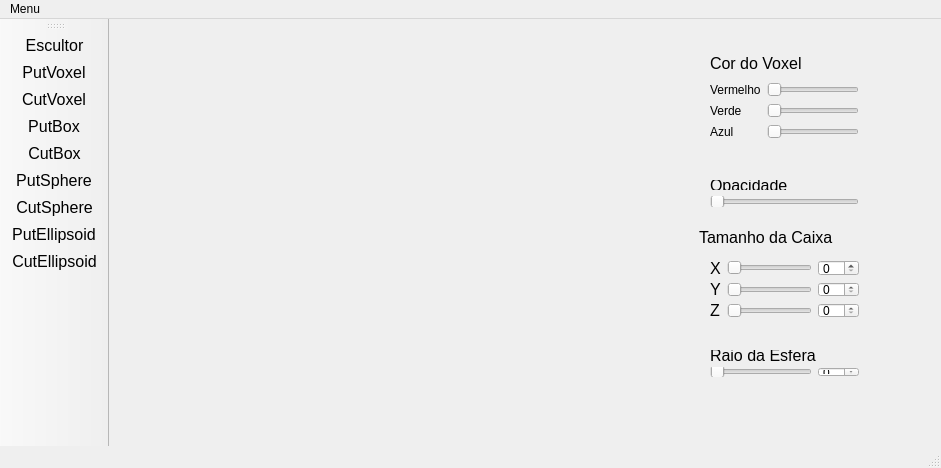
<?xml version="1.0" encoding="UTF-8"?>
<ui version="4.0">
 <class>MainWindow</class>
 <widget class="QMainWindow" name="MainWindow">
  <property name="geometry">
   <rect>
    <x>0</x>
    <y>0</y>
    <width>941</width>
    <height>468</height>
   </rect>
  </property>
  <property name="sizePolicy">
   <sizepolicy hsizetype="Preferred" vsizetype="Preferred">
    <horstretch>0</horstretch>
    <verstretch>0</verstretch>
   </sizepolicy>
  </property>
  <property name="maximumSize">
   <size>
    <width>16777215</width>
    <height>16777215</height>
   </size>
  </property>
  <property name="contextMenuPolicy">
   <enum>Qt::DefaultContextMenu</enum>
  </property>
  <property name="windowTitle">
   <string>MainWindow</string>
  </property>
  <property name="layoutDirection">
   <enum>Qt::LeftToRight</enum>
  </property>
  <widget class="QWidget" name="centralWidget">
   <property name="maximumSize">
    <size>
     <width>1300</width>
     <height>990</height>
    </size>
   </property>
   <widget class="QLabel" name="label_4">
    <property name="geometry">
     <rect>
      <x>590</x>
      <y>210</y>
      <width>171</width>
      <height>16</height>
     </rect>
    </property>
    <property name="font">
     <font>
      <pointsize>12</pointsize>
     </font>
    </property>
    <property name="text">
     <string>Tamanho da Caixa</string>
    </property>
   </widget>
   <widget class="Plotter" name="widget" native="true">
    <property name="geometry">
     <rect>
      <x>10</x>
      <y>0</y>
      <width>531</width>
      <height>391</height>
     </rect>
    </property>
   </widget>
   <widget class="QWidget" name="layoutWidget">
    <property name="geometry">
     <rect>
      <x>590</x>
      <y>230</y>
      <width>171</width>
      <height>80</height>
     </rect>
    </property>
    <layout class="QGridLayout" name="gridLayout_2">
     <item row="0" column="0">
      <widget class="QLabel" name="label_5">
       <property name="font">
        <font>
         <pointsize>12</pointsize>
        </font>
       </property>
       <property name="text">
        <string>X</string>
       </property>
      </widget>
     </item>
     <item row="1" column="2">
      <widget class="QSpinBox" name="spinBox_5"/>
     </item>
     <item row="2" column="1">
      <widget class="QSlider" name="sliderCz">
       <property name="orientation">
        <enum>Qt::Horizontal</enum>
       </property>
      </widget>
     </item>
     <item row="2" column="0">
      <widget class="QLabel" name="label_7">
       <property name="font">
        <font>
         <pointsize>12</pointsize>
        </font>
       </property>
       <property name="text">
        <string>Z</string>
       </property>
      </widget>
     </item>
     <item row="2" column="2">
      <widget class="QSpinBox" name="spinBox_6"/>
     </item>
     <item row="0" column="2">
      <widget class="QSpinBox" name="spinBox_7"/>
     </item>
     <item row="1" column="0">
      <widget class="QLabel" name="label_6">
       <property name="font">
        <font>
         <pointsize>12</pointsize>
        </font>
       </property>
       <property name="text">
        <string>Y</string>
       </property>
      </widget>
     </item>
     <item row="0" column="1">
      <widget class="QSlider" name="sliderCx">
       <property name="orientation">
        <enum>Qt::Horizontal</enum>
       </property>
      </widget>
     </item>
     <item row="1" column="1">
      <widget class="QSlider" name="sliderCy">
       <property name="orientation">
        <enum>Qt::Horizontal</enum>
       </property>
      </widget>
     </item>
    </layout>
   </widget>
   <widget class="QWidget" name="layoutWidget">
    <property name="geometry">
     <rect>
      <x>590</x>
      <y>320</y>
      <width>171</width>
      <height>49</height>
     </rect>
    </property>
    <layout class="QGridLayout" name="gridLayout_3">
     <item row="1" column="0">
      <widget class="QSlider" name="sliderRaio">
       <property name="orientation">
        <enum>Qt::Horizontal</enum>
       </property>
      </widget>
     </item>
     <item row="1" column="1">
      <widget class="QSpinBox" name="spinBox_4"/>
     </item>
     <item row="0" column="0" colspan="2">
      <widget class="QLabel" name="label_12">
       <property name="font">
        <font>
         <pointsize>12</pointsize>
        </font>
       </property>
       <property name="text">
        <string>Raio da Esfera</string>
       </property>
      </widget>
     </item>
    </layout>
   </widget>
   <widget class="QWidget" name="">
    <property name="geometry">
     <rect>
      <x>590</x>
      <y>150</y>
      <width>171</width>
      <height>49</height>
     </rect>
    </property>
    <layout class="QGridLayout" name="gridLayout_4">
     <item row="2" column="0">
      <widget class="QSlider" name="SliderA">
       <property name="maximum">
        <number>255</number>
       </property>
       <property name="orientation">
        <enum>Qt::Horizontal</enum>
       </property>
      </widget>
     </item>
     <item row="1" column="0">
      <widget class="QLabel" name="label_9">
       <property name="font">
        <font>
         <pointsize>12</pointsize>
        </font>
       </property>
       <property name="text">
        <string>Opacidade</string>
       </property>
      </widget>
     </item>
    </layout>
   </widget>
   <widget class="QWidget" name="">
    <property name="geometry">
     <rect>
      <x>590</x>
      <y>20</y>
      <width>171</width>
      <height>111</height>
     </rect>
    </property>
    <layout class="QGridLayout" name="gridLayout">
     <item row="0" column="0" colspan="2">
      <widget class="QLabel" name="label_11">
       <property name="font">
        <font>
         <pointsize>12</pointsize>
        </font>
       </property>
       <property name="text">
        <string>Cor do Voxel</string>
       </property>
      </widget>
     </item>
     <item row="2" column="1">
      <widget class="QSlider" name="sliderG">
       <property name="maximum">
        <number>255</number>
       </property>
       <property name="orientation">
        <enum>Qt::Horizontal</enum>
       </property>
      </widget>
     </item>
     <item row="2" column="0">
      <widget class="QLabel" name="label_2">
       <property name="text">
        <string>Verde</string>
       </property>
      </widget>
     </item>
     <item row="1" column="0">
      <widget class="QLabel" name="label">
       <property name="text">
        <string>Vermelho</string>
       </property>
      </widget>
     </item>
     <item row="3" column="0">
      <widget class="QLabel" name="label_3">
       <property name="text">
        <string>Azul</string>
       </property>
      </widget>
     </item>
     <item row="1" column="1">
      <widget class="QSlider" name="sliderR">
       <property name="maximum">
        <number>255</number>
       </property>
       <property name="orientation">
        <enum>Qt::Horizontal</enum>
       </property>
      </widget>
     </item>
     <item row="3" column="1">
      <widget class="QSlider" name="sliderB">
       <property name="styleSheet">
        <string notr="true"/>
       </property>
       <property name="maximum">
        <number>255</number>
       </property>
       <property name="orientation">
        <enum>Qt::Horizontal</enum>
       </property>
      </widget>
     </item>
    </layout>
   </widget>
  </widget>
  <widget class="QMenuBar" name="menuBar">
   <property name="geometry">
    <rect>
     <x>0</x>
     <y>0</y>
     <width>941</width>
     <height>21</height>
    </rect>
   </property>
   <widget class="QMenu" name="menuMenu">
    <property name="title">
     <string>Menu</string>
    </property>
    <addaction name="actionSair"/>
    <addaction name="actionSalvar_2"/>
   </widget>
   <addaction name="menuMenu"/>
  </widget>
  <widget class="QToolBar" name="mainToolBar">
   <property name="font">
    <font>
     <pointsize>12</pointsize>
    </font>
   </property>
   <attribute name="toolBarArea">
    <enum>LeftToolBarArea</enum>
   </attribute>
   <attribute name="toolBarBreak">
    <bool>false</bool>
   </attribute>
   <addaction name="actionEscultor"/>
   <addaction name="actionPutVoxel"/>
   <addaction name="actionCutVoxel"/>
   <addaction name="actionPutBox"/>
   <addaction name="actionCutBox"/>
   <addaction name="actionPutSphere"/>
   <addaction name="actionCutSphere"/>
   <addaction name="actionPutEllipsoid"/>
   <addaction name="actionCutEllipsoid"/>
  </widget>
  <widget class="QStatusBar" name="statusBar"/>
  <action name="actionEscultor">
   <property name="text">
    <string>Escultor</string>
   </property>
   <property name="font">
    <font>
     <pointsize>12</pointsize>
    </font>
   </property>
  </action>
  <action name="actionPutVoxel">
   <property name="checkable">
    <bool>true</bool>
   </property>
   <property name="checked">
    <bool>false</bool>
   </property>
   <property name="text">
    <string>PutVoxel</string>
   </property>
  </action>
  <action name="actionCutVoxel">
   <property name="checkable">
    <bool>true</bool>
   </property>
   <property name="text">
    <string>CutVoxel</string>
   </property>
  </action>
  <action name="actionPutBox">
   <property name="checkable">
    <bool>true</bool>
   </property>
   <property name="text">
    <string>PutBox</string>
   </property>
  </action>
  <action name="actionCutBox">
   <property name="checkable">
    <bool>true</bool>
   </property>
   <property name="text">
    <string>CutBox</string>
   </property>
  </action>
  <action name="actionPutSphere">
   <property name="checkable">
    <bool>true</bool>
   </property>
   <property name="text">
    <string>PutSphere</string>
   </property>
  </action>
  <action name="actionCutSphere">
   <property name="checkable">
    <bool>true</bool>
   </property>
   <property name="text">
    <string>CutSphere</string>
   </property>
  </action>
  <action name="actionPutEllipsoid">
   <property name="checkable">
    <bool>true</bool>
   </property>
   <property name="text">
    <string>PutEllipsoid</string>
   </property>
  </action>
  <action name="actionCutEllipsoid">
   <property name="checkable">
    <bool>true</bool>
   </property>
   <property name="text">
    <string>CutEllipsoid</string>
   </property>
  </action>
  <action name="actionSalvar">
   <property name="text">
    <string>OFF</string>
   </property>
  </action>
  <action name="actionSair">
   <property name="text">
    <string>Sair</string>
   </property>
  </action>
  <action name="actionSalvar_2">
   <property name="text">
    <string>Salvar</string>
   </property>
  </action>
 </widget>
 <layoutdefault spacing="6" margin="11"/>
 <customwidgets>
  <customwidget>
   <class>Plotter</class>
   <extends>QWidget</extends>
   <header location="global">plotter.h</header>
   <container>1</container>
   <slots>
    <slot>alteraCor()</slot>
    <slot>mudaB(int)</slot>
    <slot>mudaG(int)</slot>
    <slot>salvaEscultor()</slot>
    <slot>executaGeomview()</slot>
    <slot>limpaEscultor()</slot>
   </slots>
  </customwidget>
 </customwidgets>
 <resources/>
 <connections>
  <connection>
   <sender>actionPutVoxel</sender>
   <signal>triggered(bool)</signal>
   <receiver>MainWindow</receiver>
   <slot>execTipo(bool)</slot>
   <hints>
    <hint type="sourcelabel">
     <x>-1</x>
     <y>-1</y>
    </hint>
    <hint type="destinationlabel">
     <x>630</x>
     <y>375</y>
    </hint>
   </hints>
  </connection>
  <connection>
   <sender>actionCutVoxel</sender>
   <signal>triggered(bool)</signal>
   <receiver>MainWindow</receiver>
   <slot>execTipo(bool)</slot>
   <hints>
    <hint type="sourcelabel">
     <x>-1</x>
     <y>-1</y>
    </hint>
    <hint type="destinationlabel">
     <x>630</x>
     <y>375</y>
    </hint>
   </hints>
  </connection>
  <connection>
   <sender>actionPutBox</sender>
   <signal>triggered(bool)</signal>
   <receiver>MainWindow</receiver>
   <slot>execTipo(bool)</slot>
   <hints>
    <hint type="sourcelabel">
     <x>-1</x>
     <y>-1</y>
    </hint>
    <hint type="destinationlabel">
     <x>630</x>
     <y>375</y>
    </hint>
   </hints>
  </connection>
  <connection>
   <sender>actionCutBox</sender>
   <signal>triggered(bool)</signal>
   <receiver>MainWindow</receiver>
   <slot>execTipo(bool)</slot>
   <hints>
    <hint type="sourcelabel">
     <x>-1</x>
     <y>-1</y>
    </hint>
    <hint type="destinationlabel">
     <x>630</x>
     <y>375</y>
    </hint>
   </hints>
  </connection>
  <connection>
   <sender>actionPutSphere</sender>
   <signal>triggered(bool)</signal>
   <receiver>MainWindow</receiver>
   <slot>execTipo(bool)</slot>
   <hints>
    <hint type="sourcelabel">
     <x>-1</x>
     <y>-1</y>
    </hint>
    <hint type="destinationlabel">
     <x>630</x>
     <y>375</y>
    </hint>
   </hints>
  </connection>
  <connection>
   <sender>actionCutSphere</sender>
   <signal>triggered(bool)</signal>
   <receiver>MainWindow</receiver>
   <slot>execTipo(bool)</slot>
   <hints>
    <hint type="sourcelabel">
     <x>-1</x>
     <y>-1</y>
    </hint>
    <hint type="destinationlabel">
     <x>630</x>
     <y>375</y>
    </hint>
   </hints>
  </connection>
  <connection>
   <sender>actionPutEllipsoid</sender>
   <signal>triggered(bool)</signal>
   <receiver>MainWindow</receiver>
   <slot>execTipo(bool)</slot>
   <hints>
    <hint type="sourcelabel">
     <x>-1</x>
     <y>-1</y>
    </hint>
    <hint type="destinationlabel">
     <x>630</x>
     <y>375</y>
    </hint>
   </hints>
  </connection>
  <connection>
   <sender>actionCutEllipsoid</sender>
   <signal>triggered(bool)</signal>
   <receiver>MainWindow</receiver>
   <slot>execTipo(bool)</slot>
   <hints>
    <hint type="sourcelabel">
     <x>-1</x>
     <y>-1</y>
    </hint>
    <hint type="destinationlabel">
     <x>630</x>
     <y>375</y>
    </hint>
   </hints>
  </connection>
  <connection>
   <sender>actionSair</sender>
   <signal>triggered()</signal>
   <receiver>MainWindow</receiver>
   <slot>Sair()</slot>
   <hints>
    <hint type="sourcelabel">
     <x>-1</x>
     <y>-1</y>
    </hint>
    <hint type="destinationlabel">
     <x>441</x>
     <y>236</y>
    </hint>
   </hints>
  </connection>
  <connection>
   <sender>actionSalvar_2</sender>
   <signal>triggered()</signal>
   <receiver>widget</receiver>
   <slot>salvaEscultor()</slot>
   <hints>
    <hint type="sourcelabel">
     <x>-1</x>
     <y>-1</y>
    </hint>
    <hint type="destinationlabel">
     <x>275</x>
     <y>245</y>
    </hint>
   </hints>
  </connection>
  <connection>
   <sender>sliderCx</sender>
   <signal>valueChanged(int)</signal>
   <receiver>spinBox_7</receiver>
   <slot>setValue(int)</slot>
   <hints>
    <hint type="sourcelabel">
     <x>814</x>
     <y>193</y>
    </hint>
    <hint type="destinationlabel">
     <x>839</x>
     <y>192</y>
    </hint>
   </hints>
  </connection>
  <connection>
   <sender>sliderCy</sender>
   <signal>valueChanged(int)</signal>
   <receiver>spinBox_5</receiver>
   <slot>setValue(int)</slot>
   <hints>
    <hint type="sourcelabel">
     <x>804</x>
     <y>221</y>
    </hint>
    <hint type="destinationlabel">
     <x>830</x>
     <y>220</y>
    </hint>
   </hints>
  </connection>
  <connection>
   <sender>sliderCz</sender>
   <signal>valueChanged(int)</signal>
   <receiver>spinBox_6</receiver>
   <slot>setValue(int)</slot>
   <hints>
    <hint type="sourcelabel">
     <x>785</x>
     <y>249</y>
    </hint>
    <hint type="destinationlabel">
     <x>842</x>
     <y>248</y>
    </hint>
   </hints>
  </connection>
  <connection>
   <sender>sliderRaio</sender>
   <signal>valueChanged(int)</signal>
   <receiver>spinBox_4</receiver>
   <slot>setValue(int)</slot>
   <hints>
    <hint type="sourcelabel">
     <x>826</x>
     <y>318</y>
    </hint>
    <hint type="destinationlabel">
     <x>845</x>
     <y>317</y>
    </hint>
   </hints>
  </connection>
 </connections>
 <slots>
  <slot>capturaAcao(bool)</slot>
  <slot>Sair()</slot>
  <slot>Salvar()</slot>
  <slot>execTipo(bool)</slot>
 </slots>
</ui>
